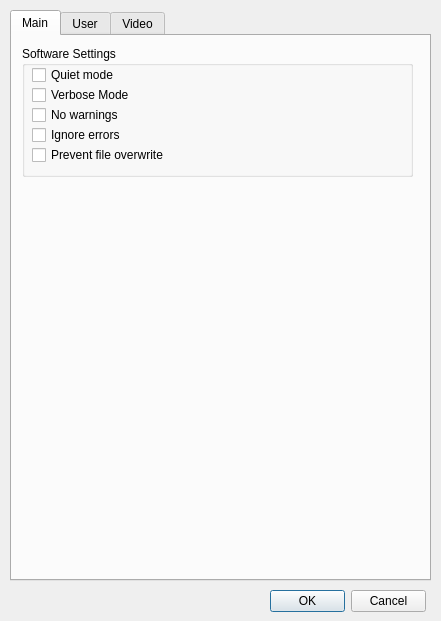
<?xml version="1.0" encoding="UTF-8"?>
<ui version="4.0">
 <class>SettingDialog</class>
 <widget class="QDialog" name="SettingDialog">
  <property name="geometry">
   <rect>
    <x>0</x>
    <y>0</y>
    <width>441</width>
    <height>621</height>
   </rect>
  </property>
  <property name="minimumSize">
   <size>
    <width>0</width>
    <height>0</height>
   </size>
  </property>
  <property name="maximumSize">
   <size>
    <width>16777215</width>
    <height>16777215</height>
   </size>
  </property>
  <property name="windowTitle">
   <string>Settings</string>
  </property>
  <widget class="QTabWidget" name="tabWidget">
   <property name="geometry">
    <rect>
     <x>10</x>
     <y>10</y>
     <width>421</width>
     <height>571</height>
    </rect>
   </property>
   <property name="currentIndex">
    <number>0</number>
   </property>
   <widget class="QWidget" name="tab">
    <attribute name="title">
     <string>Main</string>
    </attribute>
    <widget class="QGroupBox" name="groupBox">
     <property name="geometry">
      <rect>
       <x>10</x>
       <y>10</y>
       <width>391</width>
       <height>131</height>
      </rect>
     </property>
     <property name="title">
      <string>Software Settings</string>
     </property>
     <widget class="QCheckBox" name="quietCheckBox">
      <property name="geometry">
       <rect>
        <x>10</x>
        <y>20</y>
        <width>371</width>
        <height>18</height>
       </rect>
      </property>
      <property name="text">
       <string>Quiet mode</string>
      </property>
     </widget>
     <widget class="QCheckBox" name="verboseCheckBox">
      <property name="geometry">
       <rect>
        <x>10</x>
        <y>40</y>
        <width>371</width>
        <height>18</height>
       </rect>
      </property>
      <property name="text">
       <string>Verbose Mode</string>
      </property>
     </widget>
     <widget class="QCheckBox" name="warningsCheckBox">
      <property name="geometry">
       <rect>
        <x>10</x>
        <y>60</y>
        <width>371</width>
        <height>18</height>
       </rect>
      </property>
      <property name="text">
       <string>No warnings</string>
      </property>
     </widget>
     <widget class="QCheckBox" name="ignoreCheckBox">
      <property name="geometry">
       <rect>
        <x>10</x>
        <y>80</y>
        <width>371</width>
        <height>18</height>
       </rect>
      </property>
      <property name="text">
       <string>Ignore errors</string>
      </property>
     </widget>
     <widget class="QCheckBox" name="overwriteCheckBox">
      <property name="geometry">
       <rect>
        <x>10</x>
        <y>100</y>
        <width>371</width>
        <height>18</height>
       </rect>
      </property>
      <property name="text">
       <string>Prevent file overwrite</string>
      </property>
     </widget>
    </widget>
   </widget>
   <widget class="QWidget" name="tab_2">
    <attribute name="title">
     <string>User</string>
    </attribute>
    <widget class="QLabel" name="label">
     <property name="geometry">
      <rect>
       <x>10</x>
       <y>20</y>
       <width>401</width>
       <height>21</height>
      </rect>
     </property>
     <property name="text">
      <string>User name:</string>
     </property>
    </widget>
    <widget class="QLineEdit" name="lineEdit">
     <property name="geometry">
      <rect>
       <x>100</x>
       <y>20</y>
       <width>311</width>
       <height>20</height>
      </rect>
     </property>
    </widget>
    <widget class="QLabel" name="label_2">
     <property name="geometry">
      <rect>
       <x>10</x>
       <y>50</y>
       <width>401</width>
       <height>21</height>
      </rect>
     </property>
     <property name="text">
      <string>Password:</string>
     </property>
    </widget>
    <widget class="QLineEdit" name="lineEdit_2">
     <property name="geometry">
      <rect>
       <x>100</x>
       <y>50</y>
       <width>311</width>
       <height>20</height>
      </rect>
     </property>
     <property name="echoMode">
      <enum>QLineEdit::Password</enum>
     </property>
    </widget>
   </widget>
   <widget class="QWidget" name="tab_3">
    <attribute name="title">
     <string>Video</string>
    </attribute>
    <widget class="QGroupBox" name="groupBox_2">
     <property name="geometry">
      <rect>
       <x>10</x>
       <y>10</y>
       <width>391</width>
       <height>191</height>
      </rect>
     </property>
     <property name="title">
      <string>Force Options</string>
     </property>
     <widget class="QCheckBox" name="forceurl">
      <property name="geometry">
       <rect>
        <x>10</x>
        <y>20</y>
        <width>371</width>
        <height>18</height>
       </rect>
      </property>
      <property name="text">
       <string>Force printing final URL</string>
      </property>
     </widget>
     <widget class="QCheckBox" name="forcetitle">
      <property name="geometry">
       <rect>
        <x>10</x>
        <y>40</y>
        <width>371</width>
        <height>18</height>
       </rect>
      </property>
      <property name="text">
       <string>Force printing title</string>
      </property>
     </widget>
     <widget class="QCheckBox" name="forceid">
      <property name="geometry">
       <rect>
        <x>10</x>
        <y>60</y>
        <width>371</width>
        <height>18</height>
       </rect>
      </property>
      <property name="text">
       <string>Force printing ID</string>
      </property>
     </widget>
     <widget class="QCheckBox" name="forcethumbnail">
      <property name="geometry">
       <rect>
        <x>10</x>
        <y>80</y>
        <width>371</width>
        <height>18</height>
       </rect>
      </property>
      <property name="text">
       <string>Force printing thumbnail URL</string>
      </property>
     </widget>
     <widget class="QCheckBox" name="forcedescription">
      <property name="geometry">
       <rect>
        <x>10</x>
        <y>100</y>
        <width>371</width>
        <height>18</height>
       </rect>
      </property>
      <property name="text">
       <string>Force printing description</string>
      </property>
     </widget>
     <widget class="QCheckBox" name="forcefilename">
      <property name="geometry">
       <rect>
        <x>10</x>
        <y>120</y>
        <width>371</width>
        <height>18</height>
       </rect>
      </property>
      <property name="text">
       <string>Force printing final filenname</string>
      </property>
     </widget>
     <widget class="QCheckBox" name="forceduration">
      <property name="geometry">
       <rect>
        <x>10</x>
        <y>140</y>
        <width>371</width>
        <height>18</height>
       </rect>
      </property>
      <property name="text">
       <string>Force printing duration</string>
      </property>
     </widget>
     <widget class="QCheckBox" name="forcejson">
      <property name="geometry">
       <rect>
        <x>10</x>
        <y>160</y>
        <width>371</width>
        <height>18</height>
       </rect>
      </property>
      <property name="text">
       <string>Force printing info_dict as JSON</string>
      </property>
     </widget>
    </widget>
    <widget class="QGroupBox" name="groupBox_3">
     <property name="geometry">
      <rect>
       <x>10</x>
       <y>210</y>
       <width>391</width>
       <height>321</height>
      </rect>
     </property>
     <property name="title">
      <string>Video Settings</string>
     </property>
     <widget class="QLabel" name="label_3">
      <property name="geometry">
       <rect>
        <x>10</x>
        <y>20</y>
        <width>371</width>
        <height>21</height>
       </rect>
      </property>
      <property name="toolTip">
       <string extracomment="An integer representing the user's age in years."/>
      </property>
      <property name="text">
       <string>Age limit: </string>
      </property>
     </widget>
     <widget class="QLineEdit" name="age_limit">
      <property name="geometry">
       <rect>
        <x>120</x>
        <y>20</y>
        <width>71</width>
        <height>20</height>
       </rect>
      </property>
     </widget>
     <widget class="QLabel" name="label_4">
      <property name="geometry">
       <rect>
        <x>10</x>
        <y>50</y>
        <width>371</width>
        <height>21</height>
       </rect>
      </property>
      <property name="toolTip">
       <string extracomment="An integer representing the minimum view count the video must have in order to not be skipped."/>
      </property>
      <property name="text">
       <string>Minimum views:</string>
      </property>
     </widget>
     <widget class="QLineEdit" name="min_views">
      <property name="geometry">
       <rect>
        <x>120</x>
        <y>50</y>
        <width>71</width>
        <height>20</height>
       </rect>
      </property>
     </widget>
     <widget class="QLabel" name="label_5">
      <property name="geometry">
       <rect>
        <x>10</x>
        <y>80</y>
        <width>371</width>
        <height>21</height>
       </rect>
      </property>
      <property name="toolTip">
       <string extracomment="An integer representing the maximum view count."/>
      </property>
      <property name="text">
       <string>Maximum views: </string>
      </property>
     </widget>
     <widget class="QLineEdit" name="max_views">
      <property name="geometry">
       <rect>
        <x>120</x>
        <y>80</y>
        <width>71</width>
        <height>20</height>
       </rect>
      </property>
     </widget>
     <widget class="QLabel" name="label_6">
      <property name="geometry">
       <rect>
        <x>10</x>
        <y>110</y>
        <width>371</width>
        <height>21</height>
       </rect>
      </property>
      <property name="toolTip">
       <string extracomment="File name of a file where all downloads are recorded. Videos already present in the file are not downloaded again."/>
      </property>
      <property name="text">
       <string>Record file: </string>
      </property>
     </widget>
     <widget class="QLineEdit" name="record_file">
      <property name="geometry">
       <rect>
        <x>120</x>
        <y>110</y>
        <width>71</width>
        <height>20</height>
       </rect>
      </property>
     </widget>
     <widget class="QPushButton" name="select_record_file_button">
      <property name="geometry">
       <rect>
        <x>200</x>
        <y>110</y>
        <width>31</width>
        <height>21</height>
       </rect>
      </property>
      <property name="text">
       <string>...</string>
      </property>
     </widget>
    </widget>
   </widget>
  </widget>
  <widget class="QDialogButtonBox" name="buttonBox">
   <property name="geometry">
    <rect>
     <x>270</x>
     <y>590</y>
     <width>156</width>
     <height>23</height>
    </rect>
   </property>
   <property name="standardButtons">
    <set>QDialogButtonBox::Cancel|QDialogButtonBox::Ok</set>
   </property>
  </widget>
 </widget>
 <resources/>
 <connections>
  <connection>
   <sender>quietCheckBox</sender>
   <signal>toggled(bool)</signal>
   <receiver>verboseCheckBox</receiver>
   <slot>setDisabled(bool)</slot>
   <hints>
    <hint type="sourcelabel">
     <x>217</x>
     <y>69</y>
    </hint>
    <hint type="destinationlabel">
     <x>217</x>
     <y>89</y>
    </hint>
   </hints>
  </connection>
  <connection>
   <sender>quietCheckBox</sender>
   <signal>toggled(bool)</signal>
   <receiver>warningsCheckBox</receiver>
   <slot>setDisabled(bool)</slot>
   <hints>
    <hint type="sourcelabel">
     <x>217</x>
     <y>69</y>
    </hint>
    <hint type="destinationlabel">
     <x>217</x>
     <y>109</y>
    </hint>
   </hints>
  </connection>
  <connection>
   <sender>buttonBox</sender>
   <signal>rejected()</signal>
   <receiver>SettingDialog</receiver>
   <slot>close()</slot>
   <hints>
    <hint type="sourcelabel">
     <x>347</x>
     <y>601</y>
    </hint>
    <hint type="destinationlabel">
     <x>220</x>
     <y>310</y>
    </hint>
   </hints>
  </connection>
  <connection>
   <sender>quietCheckBox</sender>
   <signal>toggled(bool)</signal>
   <receiver>ignoreCheckBox</receiver>
   <slot>setDisabled(bool)</slot>
   <hints>
    <hint type="sourcelabel">
     <x>217</x>
     <y>70</y>
    </hint>
    <hint type="destinationlabel">
     <x>217</x>
     <y>130</y>
    </hint>
   </hints>
  </connection>
 </connections>
</ui>
